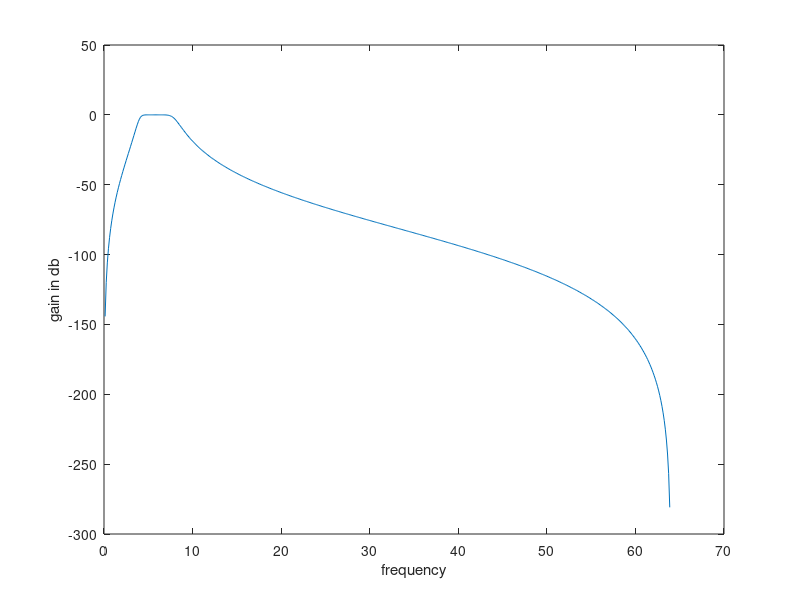

Reproduce this figure in MATLAB. (Note: this script raises an error after producing the figure.)
%To extract Theta band
clc;
clear all;
f1=4;
f2=8;
N=4;
fs=128;
w1=2*f1/fs;
w2=2*f2/fs;
[B,A]=butter(N,[w1 w2]);
[h,c]=freqz(B,A,512,fs);
m=20*log10(abs(h));
figure(3);
plot(c,m);
xlabel('frequency');
ylabel('gain in db');
t=length(c1);
n=1:t;
a=filter(B,A,c1);
figure(4);
subplot(2,1,1);
plot(n,c1);
subplot(2,1,2);
plot(n,a);